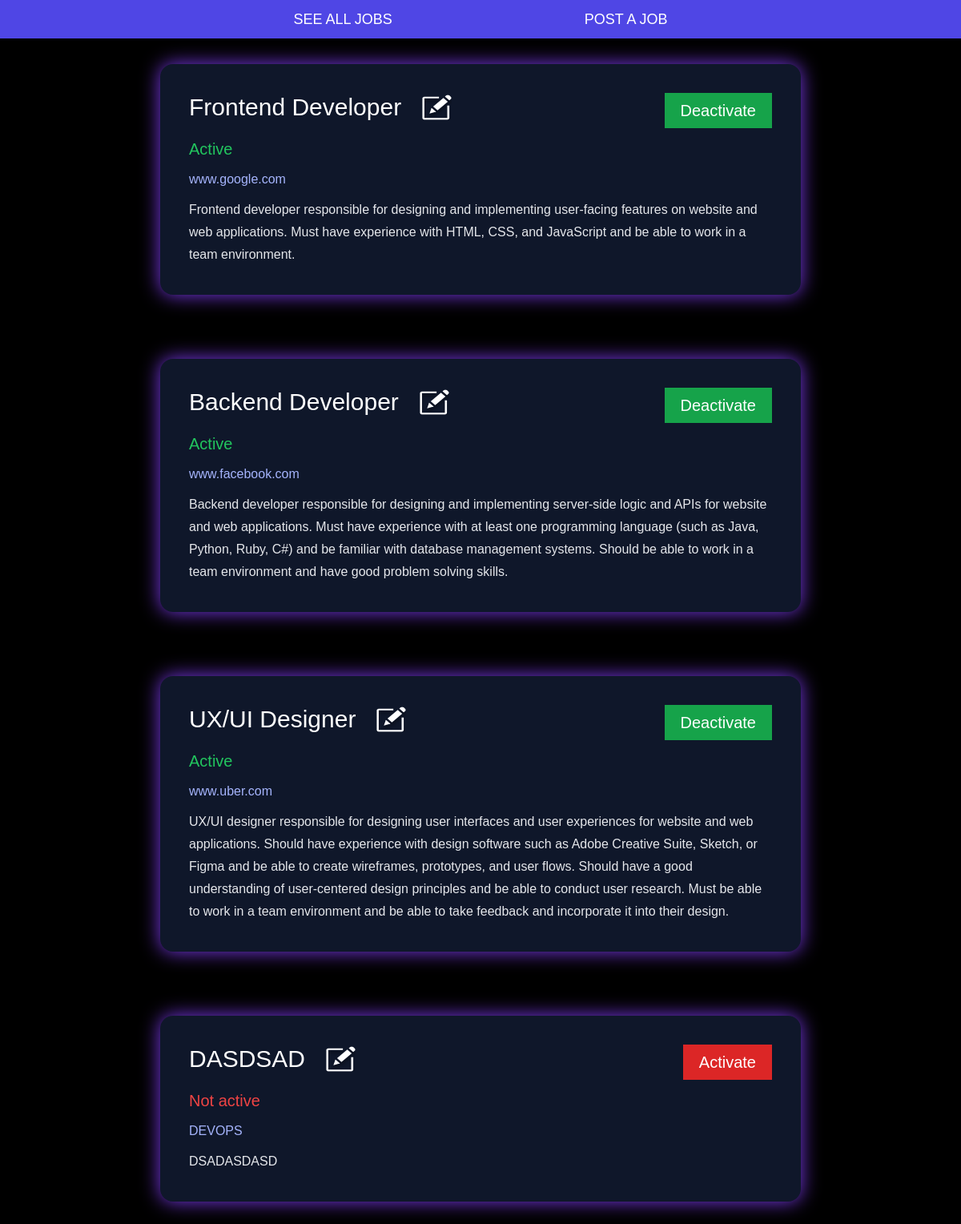
The app's page /jobs/, older data.
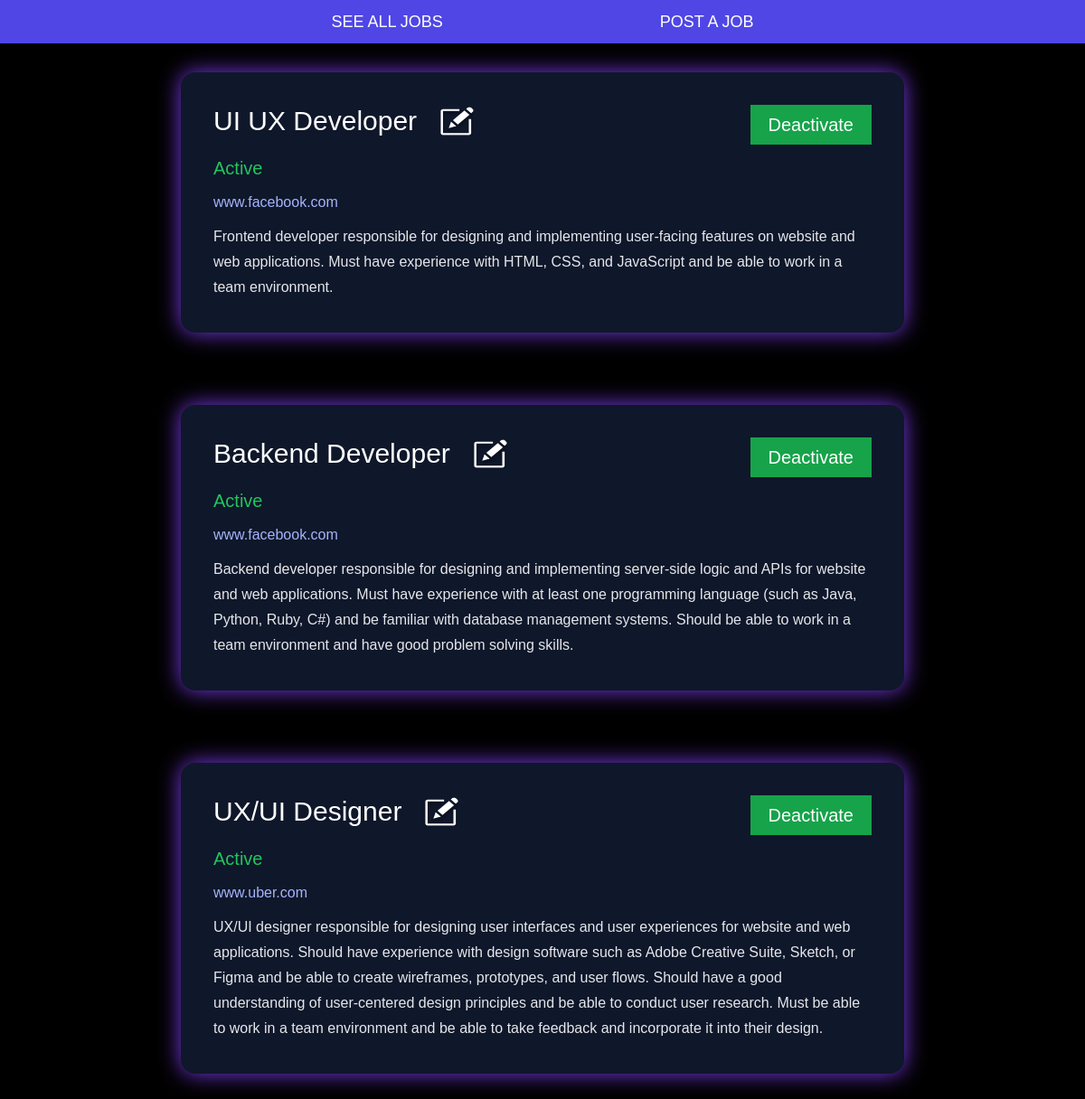
The same page, newer data.
### jobs/models.py (models this page shows, shortened)
class Job(models.Model):
    url = models.CharField(max_length=100)
    title = models.CharField(max_length=100)
    description = models.TextField()
    active = models.BooleanField(default=1)

### jobs/views.py (the view)
# urls.py: path('', views.JobView.as_view(), name='list_jobs'),
class JobView(ListView):
    model = Job
    template_name = 'jobs/jobs_index.html'

### templates/jobs/jobs_index.html (shortened to what this page needs)
{% extends 'base.html' %}
{% load static %}
{% block content %}
    {% for item in job_list %}
        <div class="relative" id="job-container" >
            <div class="flex flex-col relative bg-slate-900 w-2/3 mx-auto my-20 rounded-2xl space-y-3 p-9" >
                <span class="relative flex flex-row text-3xl font-medium gap-5">
                    {{ item.title }}
                    <div class="flex justify-between w-full h-full flex-1">
                    <a href="{% url 'jobs:edit_job' item.id %}"><img src="{% static 'assets/edit.svg' %}"
                                                                     class="scale-90"
                                                                     alt="edit"
                                                                     href="{% url 'jobs:edit_job' item.id %}"/></a>
                        {% if not item.active %}
                            <button class="text-xl  py-2 px-5 bg-red-600 transition duration-150 ease-in-out hover:bg-red-500  hover:scale-110  "><a href="{% url 'jobs:activate' item.id %}">Activate</a></button>
                        {% else %}
                            <button class="text-xl py-2 px-5 bg-green-600 transition duration-150 ease-in-out hover:bg-green-500 hover:scale-110 "><a href="{% url 'jobs:deactivate' item.id %}">Deactivate</a></button>
                        {% endif %}
                        </div>
                </span>
                {% if item.active %}
                    <div class="text-xl text-green-500">Active</div>
                {% else %}
                    <div class="text-xl text-red-500">Not active</div>
                {% endif %}
                <a href="http://{{ item.url }}" onclick="" class="text-indigo-300">{{ item.url }}</a>
                <span class="text-gray-200 leading-7">{{ item.description }}</span>
            </div>
        </div>
    {% endfor %}
{% endblock %}

Row changes from the older to the newer data that the page shows:
removed Job: title "DASDSAD", active "Activate", url "DEVOPS", description "DSADASDASD"
changed Job: title "Frontend Developer" → "UI UX Developer"; url "www.google.com" → "www.facebook.com"
